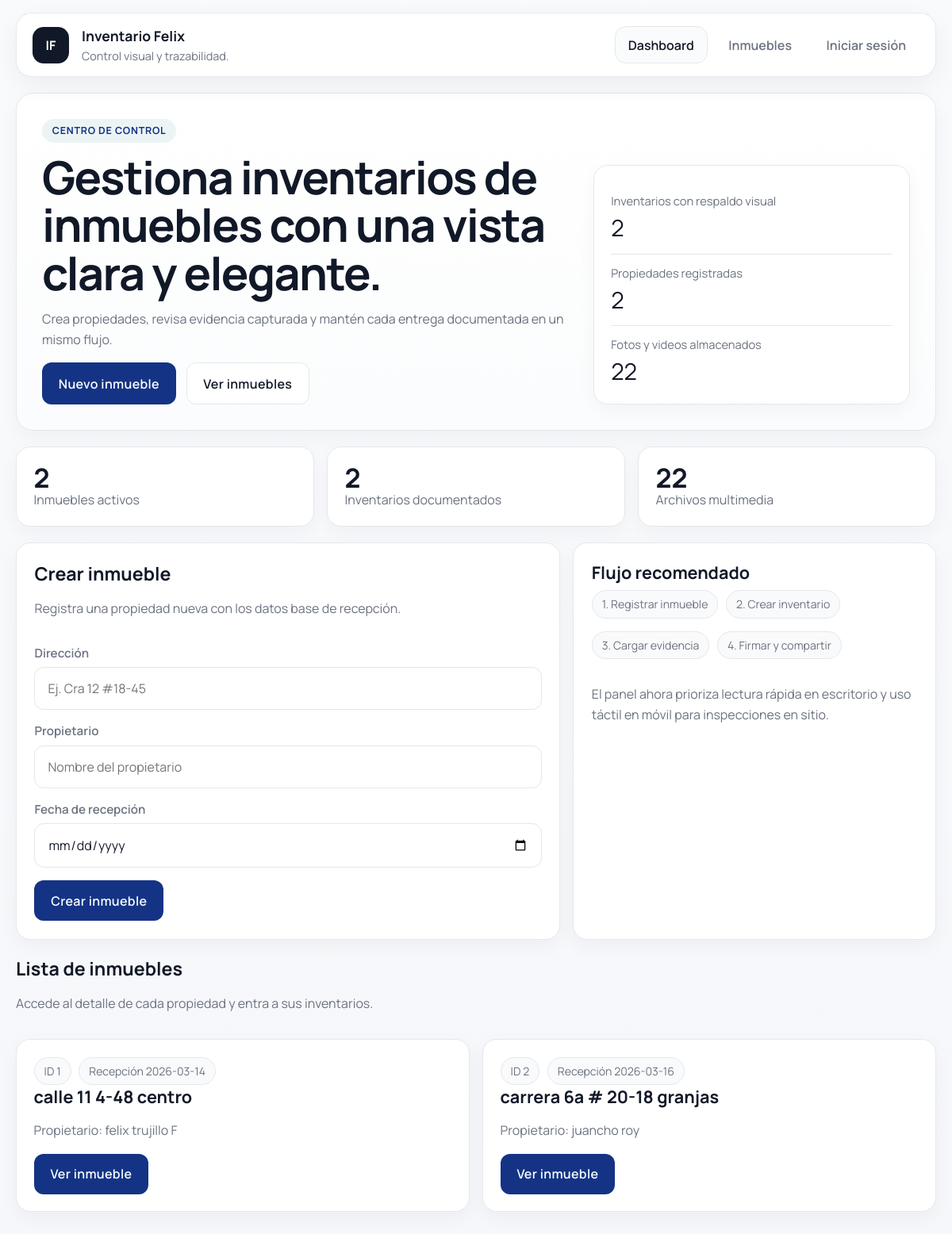
The page / on the database its author committed.
### app.py (models this page shows)
class Inmueble(db.Model):
    id = db.Column(db.Integer, primary_key=True)
    direccion = db.Column(db.String(200))
    propietario = db.Column(db.String(200))
    fecha_recepcion = db.Column(db.String(50))
    usuario_id = db.Column(db.Integer, db.ForeignKey("usuario.id"))
    inventarios = db.relationship("Inventario", backref="inmueble", lazy=True)

### app.py (the view)
@app.route("/")
def index():
    total_inmuebles = Inmueble.query.count()
    total_inventarios = Inventario.query.count()
    total_fotos = Foto.query.count()
    inmuebles = Inmueble.query.all()
    return render_template(
        "index.html",
        total_inmuebles=total_inmuebles,
        total_inventarios=total_inventarios,
        total_fotos=total_fotos,
        inmuebles=inmuebles
    )

### templates/index.html (shortened to what this page needs)
{% extends "base.html" %}
{% block hero %}
<section class="hero fade-in">
  <div class="hero-grid">
    <div class="hero-copy">
      <span class="eyebrow">Centro de control</span>
      <h1>Gestiona inventarios de inmuebles con una vista clara y elegante.</h1>
      <p>
        Crea propiedades, revisa evidencia capturada y mantén cada entrega documentada en un mismo flujo.
      </p>
      <div class="hero-actions">
        <a class="button" href="#crear-inmueble">Nuevo inmueble</a>
        <a class="button button-secondary" href="#lista-inmuebles">Ver inmuebles</a>
      </div>
    </div>
    <div class="hero-panel fade-in delay-1">
      <div class="metric">
        <span class="metric-label">Inventarios con respaldo visual</span>
        <span class="metric-value">{{ total_inventarios }}</span>
      </div>
      <div class="metric">
        <span class="metric-label">Propiedades registradas</span>
        <span class="metric-value">{{ total_inmuebles }}</span>
      </div>
      <div class="metric">
        <span class="metric-label">Fotos y videos almacenados</span>
        <span class="metric-value">{{ total_fotos }}</span>
      </div>
    </div>
  </div>
</section>
{% endblock %}
{% block contenido %}
<section class="section fade-in delay-1">
  <div class="stats-grid">
    <article class="stat-card">
      <strong>{{ total_inmuebles }}</strong>
      <span>Inmuebles activos</span>
    </article>
    <article class="stat-card">
      <strong>{{ total_inventarios }}</strong>
      <span>Inventarios documentados</span>
    </article>
    <article class="stat-card">
      <strong>{{ total_fotos }}</strong>
      <span>Archivos multimedia</span>
    </article>
  </div>
</section>
<section class="section split-layout">
  <article class="form-card fade-in delay-2" id="crear-inmueble">
    <div class="section-heading">
      <div>
        <h2>Crear inmueble</h2>
        <p>Registra una propiedad nueva con los datos base de recepción.</p>
      </div>
    </div>
    <form action="/crear" method="POST" class="stack">
      <div>
        <label for="direccion">Dirección</label>
        <input id="direccion" type="text" name="direccion" placeholder="Ej. Cra 12 #18-45" required>
      </div>
      <div>
        <label for="propietario">Propietario</label>
        <input id="propietario" type="text" name="propietario" placeholder="Nombre del propietario" required>
      </div>
      <div>
        <label for="fecha">Fecha de recepción</label>
        <input id="fecha" type="date" name="fecha" required>
      </div>
      <div class="inline-actions">
        <button type="submit">Crear inmueble</button>
      </div>
    </form>
  </article>
  <aside class="info-panel fade-in delay-3">
    <h3>Flujo recomendado</h3>
    <div class="stack">
      <div>
        <div class="chip-row">
          <span class="chip">1. Registrar inmueble</span>
          <span class="chip">2. Crear inventario</span>
        </div>
      </div>
      <div>
        <div class="chip-row">
          <span class="chip">3. Cargar evidencia</span>
          <span class="chip">4. Firmar y compartir</span>
        </div>
      </div>
      <p class="muted">
        El panel ahora prioriza lectura rápida en escritorio y uso táctil en móvil para inspecciones en sitio.
      </p>
    </div>
  </aside>
</section>
<section class="section" id="lista-inmuebles">
  <div class="section-heading fade-in">
    <div>
      <h2>Lista de inmuebles</h2>
      <p>Accede al detalle de cada propiedad y entra a sus inventarios.</p>
    </div>
  </div>
  {% if inmuebles %}
  <div class="card-grid">
    {% for inmueble in inmuebles %}
    <article class="content-card fade-in delay-1">
      <div class="chip-row">
        <span class="chip">ID {{ inmueble.id }}</span>
        <span class="chip">Recepción {{ inmueble.fecha_recepcion }}</span>
      </div>
      <h3 class="card-title">{{ inmueble.direccion }}</h3>
      <p class="muted">Propietario: {{ inmueble.propietario }}</p>
      <div class="card-actions">
        <a class="button" href="/inmueble/{{ inmueble.id }}">Ver inmueble</a>
      </div>
    </article>
    {% endfor %}
  </div>
  {% else %}
  <div class="empty-state fade-in">
    <h3 class="card-title">Aun no hay inmuebles</h3>
    <p>Crea el primero desde el formulario para empezar a documentar entregas.</p>
  </div>
  {% endif %}
</section>
{% endblock %}

### templates/base.html (shortened to what this page needs)
<!DOCTYPE html>
<html lang="es">
<head>
  <link rel="stylesheet" href="/static/app.css">
</head>
<body>
  <header class="topbar fade-in">
    <div class="topbar-shell">
      <a class="brand brand-link" href="/">
        <div class="brand-mark">IF</div>
        <div class="brand-copy">
          <h1>Inventario Felix</h1>
          <p>Control visual y trazabilidad.</p>
        </div>
      </a>
      <nav class="topnav">
        <a class="topnav-link {% if request.path == '/' %}is-active{% endif %}" href="/">Dashboard</a>
        <a class="topnav-link" href="/">Inmuebles</a>
        {% if current_user.is_authenticated %}
        <a class="topnav-link" href="/logout">Cerrar sesión</a>
        {% else %}
        <a class="topnav-link" href="/login">Iniciar sesión</a>
        {% endif %}
      </nav>
    </div>
  </header>
  <div class="layout">
    <main class="main main-full">
      {% block hero %}{% endblock %}
      {% block contenido %}{% endblock %}
    </main>
  </div>
</body>
</html>

### rows shown on the page
Inmueble: id "1", fecha_recepcion "2026-03-14", direccion "calle 11 4-48 centro", propietario "felix trujillo F"
Inmueble: id "2", fecha_recepcion "2026-03-16", direccion "carrera 6a # 20-18 granjas", propietario "juancho roy"

### other values the page prints
{{ total_inventarios }} "2"
{{ total_inmuebles }} "2"
{{ total_fotos }} "22"
